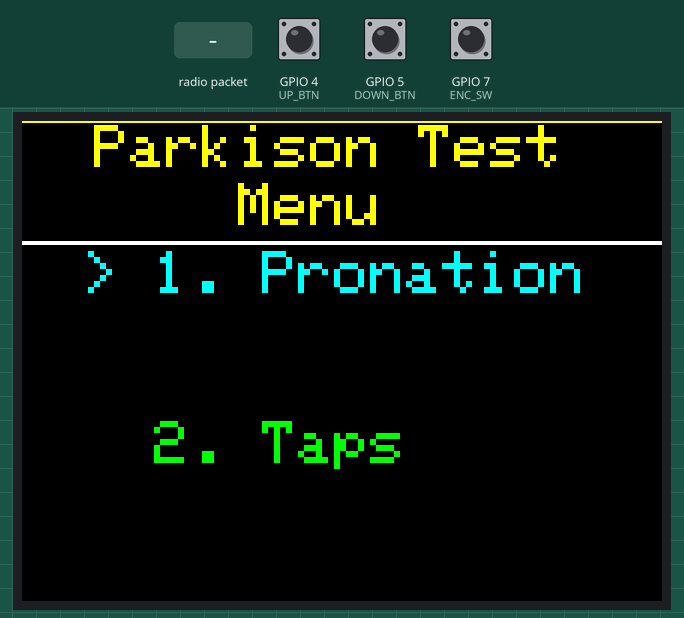
Bench run of a sketch on a simulated ESP32-S3. Parts: 320×240 colour display. The test bench sets the inputs (shaded band); at power-on: GPIO 7 (ENC_SW) HIGH, GPIO 5 (DOWN_BTN) HIGH, GPIO 4 (UP_BTN) HIGH. Storage starts empty; what the sketch prints to the serial monitor is not drawn.

Above: at 3.5 s.
3.6 s: GPIO 7 (ENC_SW) pulled LOW for 0.15 s
At 5.3 s:
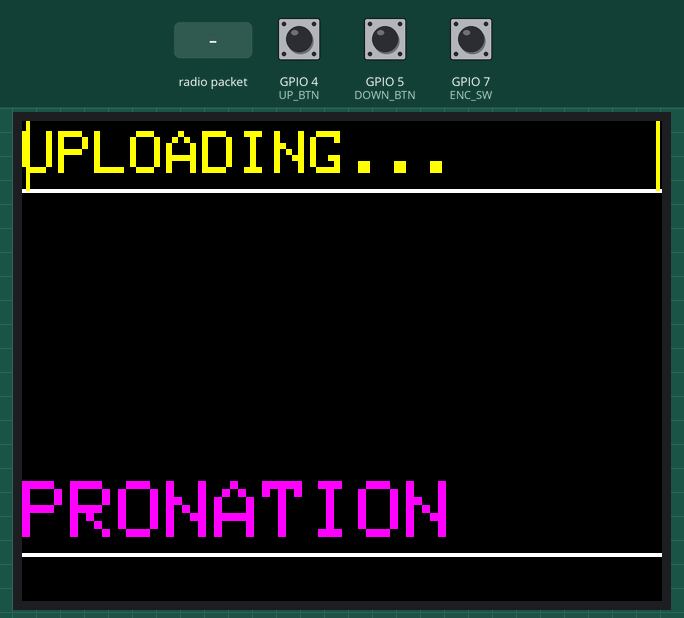
6.2 s: radio packet "SEND_FILE" arrives
At 6.7 s:
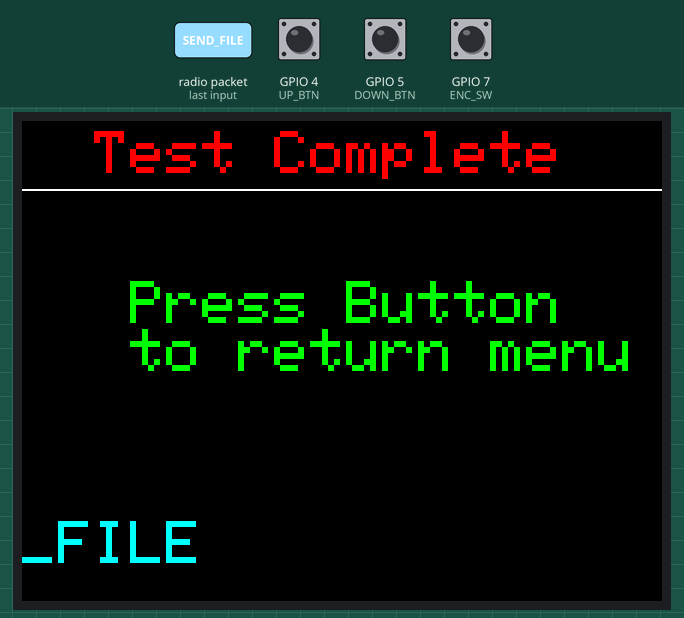
7.8 s: radio packet "CLEAR_FILE" arrives
At 8.7 s:
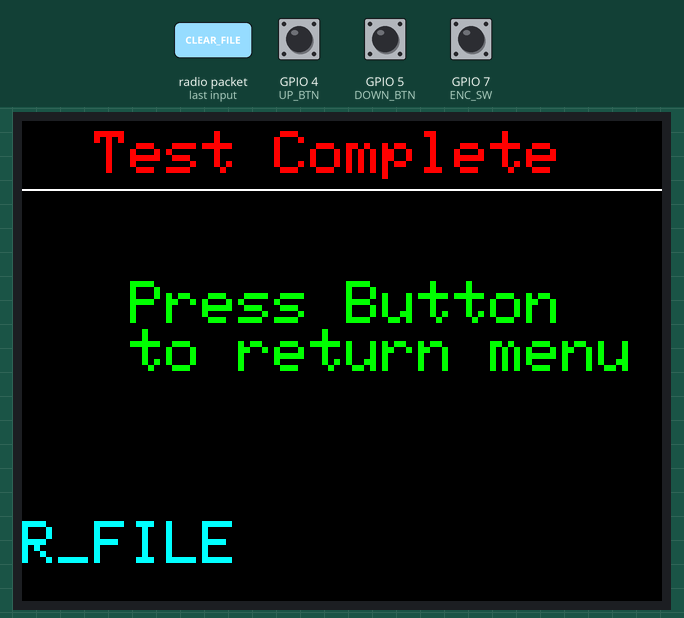
9.4 s: GPIO 7 (ENC_SW) pulled LOW for 1 s
At 10.2 s:
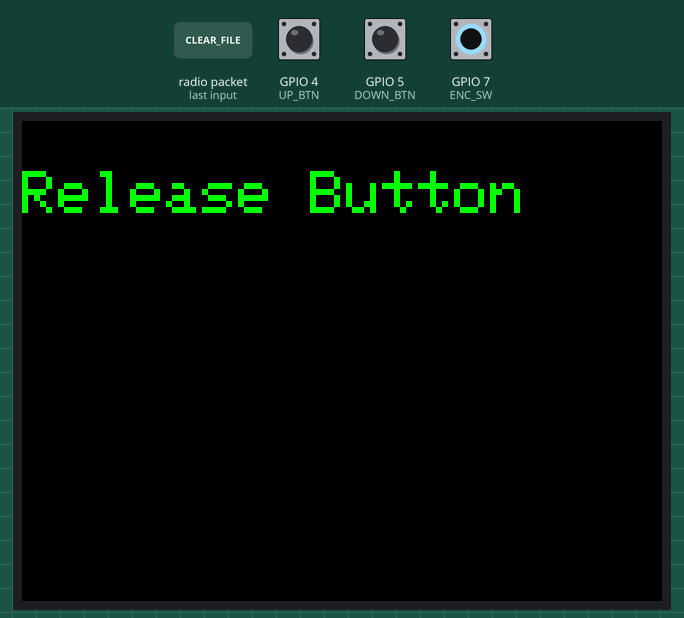
12.0 s: GPIO 5 (DOWN_BTN) pulled LOW for 0.15 s
At 12.9 s:
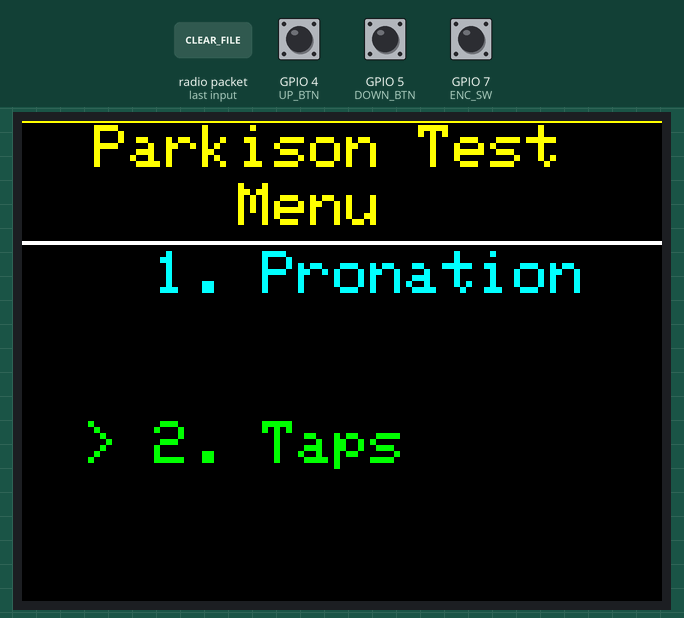
13.7 s: radio packet "1" arrives
At 14.9 s:
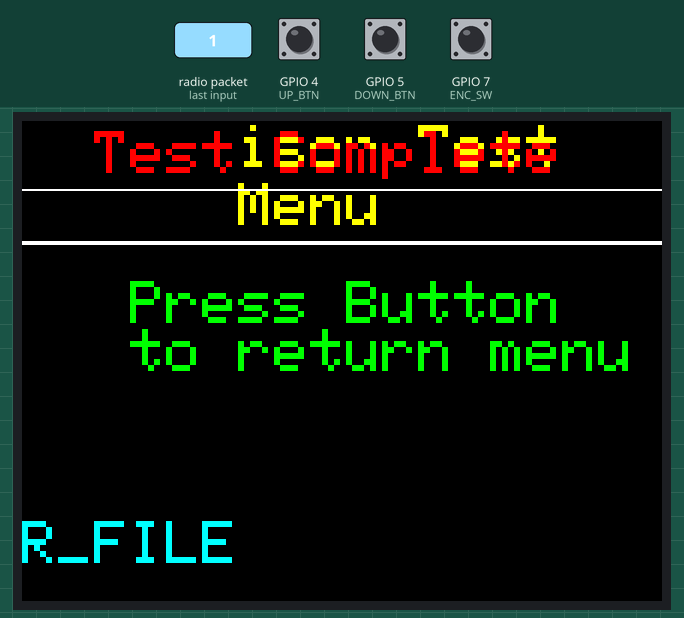
Timing chart, 0 to 16.3 s (numbered marks = the images above; inputs shaded):
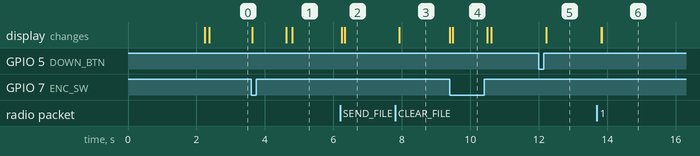

The sketch:

pawd_data_import.ino
```cpp
//160x128 screen
//Size 1 10pixels_offsetfory Max_12lines 6 pixels_offsetforx
//Size 2 20pixels_offsetfory Max_8lines  12 pixels_offsetforx
//Size 3 28pixels_offsetfory Max_5lines  18 pixels_offsetforx
//Size 4 36pixels_offsetfory Max_4lines  24 pixels_offsetforx

#include <esp_now.h>
#include <WiFi.h>
#include <Adafruit_GFX.h>
#include <Adafruit_ST7789.h>
#include <SPI.h>
#include "SPIFFS.h"          // <-- ADD: for file system

// Verified Pinout for NHD-2.4-240320CF & ESP32-S3
#define TFT_CS     14
#define TFT_RST    17
#define TFT_DC     15
#define TFT_MOSI   11
#define TFT_SCLK   12

// Button Definitions
#define ENC_SW   7
#define UP_BTN   4
#define DOWN_BTN 5

Adafruit_ST7789 tft = Adafruit_ST7789(TFT_CS, TFT_DC, TFT_RST);

int selection = 0;
int lastSelection = -1;
String choice = "Picked: Pronation!";
bool isMenuDrawn = false;
int screenclear = 0;
bool dataLoggedForTest = false;

unsigned long lastAnimTime = 0; //none blocking wait not using delay()
int dotCount = 0;
const int animInterval = 500; // Speed of dots in milliseconds

//uint8_t broadcastAddress[] = {0xE0, 0x72, 0xA1, 0x6B, 0x2F, 0xF4}; //mini
uint8_t broadcastAddress[] = {0x20, 0xE7, 0xC8, 0xAD, 0xC0, 0x8C}; //wroom mac address confirmed

typedef struct struct_message {
    int stateID;
    char payload[32];
} struct_message;

struct_message myData;
struct_message incomingData;

enum State { CHOICE, SENDING_CMD, WAITING, RECEIVED };
State currentState = CHOICE;

// --- Helper Functions ---

void updateTFT(String header, String body, uint16_t color) {
  tft.fillScreen(ST77XX_BLACK);
  tft.setCursor(0, 5);
  tft.setTextColor(ST77XX_YELLOW);
  tft.setTextSize(3);
  tft.println(header);
  tft.drawFastHLine(0, 34, 320, ST77XX_WHITE);
  tft.drawFastHLine(0, 35, 320, ST77XX_WHITE);

  tft.drawFastVLine(2, 0, 35, ST77XX_YELLOW);
  tft.drawFastVLine(3, 0, 35, ST77XX_YELLOW);
  tft.drawFastVLine(318, 0, 35, ST77XX_YELLOW);
  tft.drawFastVLine(317, 0, 35, ST77XX_YELLOW);

  tft.setCursor(0, 180);
  tft.setTextColor(color,ST77XX_BLACK);
  tft.setTextSize(4);
  tft.println(body);
  tft.drawFastHLine(0, 216, 320, ST77XX_WHITE);
  tft.drawFastHLine(0, 217, 320, ST77XX_WHITE);
}

void printLine(uint8_t size, int16_t x, int16_t y, uint16_t textcolor, uint16_t background, String label, uint8_t itemIndex, bool menu, int selection) {
    tft.setTextColor(textcolor, background);
    tft.setTextSize(size);
    tft.setCursor(x, y);
    if(menu == true){
      if (selection == itemIndex) tft.print("> ");
      else tft.print("  ");
      tft.print(label);
    } else {
      tft.print(label);
    }
}

// --- File Transfer Function (USB serial) ---
// <-- ADD: sends file over USB serial
void sendFile(String path) {
    File file = SPIFFS.open(path, FILE_READ);
    if (!file) {
        Serial.println("!ERROR: File not found");
        return;
    }

    Serial.print("!FILE_SIZE:");
    Serial.println(file.size());
    delay(50);

    uint8_t buffer[128];
    size_t bytesRead;
    while ((bytesRead = file.read(buffer, sizeof(buffer))) > 0) {
        Serial.write(buffer, bytesRead);
        delay(5);
    }
    file.close();

    Serial.println("!EOF");
}

// --- ESP-NOW Callbacks ---

void OnDataSent(const wifi_tx_info_t *tx_info, esp_now_send_status_t status) {
  if (status != ESP_NOW_SEND_SUCCESS) {
    Serial.println("Delivery Failed");
    currentState = CHOICE;
  }
}

void OnDataRecv(const esp_now_recv_info_t *recv_info, const uint8_t *incomingDataRaw, int len) {
  memcpy(&incomingData, incomingDataRaw, sizeof(incomingData));
  tft.fillScreen(ST77XX_BLACK);
  currentState = RECEIVED;
}

// --- Setup ---

void setup() {
  Serial.begin(115200);

  SPI.begin(TFT_SCLK, -1, TFT_MOSI, TFT_CS);
  tft.init(240, 320);
  tft.setRotation(3);
  tft.invertDisplay(true);
  updateTFT("       PAWD"," Initializing" ,ST77XX_YELLOW);
  delay(2000);
  tft.fillScreen(ST77XX_BLACK);

  // <-- ADD: Mount SPIFFS
  if (!SPIFFS.begin(true)) {
      Serial.println("SPIFFS Mount Failed");
  } else {
      Serial.println("SPIFFS ready");
  }

  // <-- ADD: Print ready message for Python script
  Serial.println("!SYSTEM: Ready. Send SEND_FILE to start transfer.");

  WiFi.mode(WIFI_STA);
  if (esp_now_init() != ESP_OK) return;

  esp_now_register_send_cb(OnDataSent);
  esp_now_register_recv_cb(OnDataRecv);

  esp_now_peer_info_t peerInfo = {};
  memcpy(peerInfo.peer_addr, broadcastAddress, 6);
  peerInfo.encrypt = false;
  esp_now_add_peer(&peerInfo);

  // Set pins to Input Pullup
  pinMode(ENC_SW, INPUT_PULLUP);
  pinMode(UP_BTN, INPUT_PULLUP);
  pinMode(DOWN_BTN, INPUT_PULLUP);
}

// --- Main Loop ---

void loop() {
  // <-- ADD: Check for serial command (file transfer)
  if (Serial.available()) {
      String command = Serial.readStringUntil('\n');
      command.trim();
      if (command == "SEND_FILE") {
          sendFile("/data.txt");   // send the logged data file
          // Return to main loop; display may be temporarily interrupted
      }
      if (command == "CLEAR_FILE") {
        if (SPIFFS.remove("/data.txt")) {
          Serial.println("!FILE DELETED");
        } else {
          Serial.println("!ERROR: File not found or could not be deleted");
      }
}
  }

  switch (currentState) {
    case CHOICE:{
      if(!isMenuDrawn){
        tft.drawFastHLine(0, 0, 320, ST77XX_YELLOW);
        printLine(3, 0, 2, ST77XX_YELLOW, ST77XX_BLACK, "  Parkison Test ", 0, false, selection);
        printLine(3, 0, 31, ST77XX_YELLOW, ST77XX_BLACK, "      Menu", 0, false, selection);
        tft.drawFastHLine(0, 60, 320, ST77XX_WHITE);
        tft.drawFastHLine(0, 61, 320, ST77XX_WHITE);

      // Check UP Button - Moves selection UP (towards 0)
        if (digitalRead(UP_BTN) == LOW) {
          if (selection > 0) {
            choice = "Picked: Pronation!";
            selection--;
          }
          delay(200); // Debounce to prevent multi-trigger
        }

      // Check DOWN Button - Moves selection DOWN (towards 1)
        if (digitalRead(DOWN_BTN) == LOW) {
          if (selection < 1) {
            selection++;
            choice = "Picked: Taps!";
          }
          delay(200); // Debounce to prevent multi-trigger
        }

      // Only Redraw if selection actually changed
        if (selection != lastSelection) {
          // We redraw BOTH lines so the old ">" disappears and the new one appears
          printLine(3, 30, 65, 0x07FF/*ST77XX_RED*/, ST77XX_BLACK, "1. Pronation", 0, true, selection); //IF you do red gives cyan instead so find color code of cyan to get red
          printLine(3, 30, 150, ST77XX_GREEN, ST77XX_BLACK, "2. Taps", 1, true, selection); //green give purple
          lastSelection = selection;
        }

      // Confirm Selection with Center Switch
        if (digitalRead(ENC_SW) == LOW) {
          tft.fillRect(0, 200, 320, 28, ST77XX_GREEN);
          printLine(2, 10, 205, ST77XX_WHITE, ST77XX_GREEN, choice, 1, false, selection);

          if(selection == 0) strcpy(myData.payload, "PRONATION");
          else strcpy(myData.payload, "TAP");

          currentState = SENDING_CMD;
          delay(1000);
          tft.fillScreen(ST77XX_BLACK);
          isMenuDrawn = true;
        }

    }
    else {
        // --- NON-BLOCKING WAITING ANIMATION ---
        if(screenclear == 0){
          tft.fillScreen(ST77XX_BLACK);
          screenclear =1;

        }
        if (millis() - lastAnimTime >= animInterval) {
          lastAnimTime = millis();
          dotCount++;
          if (dotCount > 3) dotCount = 0;

          // Clear the small area for dots or redraw the text
          tft.setCursor(0, 5);
          tft.setTextColor(ST77XX_YELLOW, ST77XX_BLACK);
          tft.setTextSize(3);

          String waitText = "Waiting";
          for(int i=0; i < dotCount; i++) waitText += ".";

          // Print spaces at the end to "erase" old dots
          while(waitText.length() < 10) waitText += " ";

          tft.println(waitText);

          tft.drawFastHLine(0, 34, 320, ST77XX_WHITE);
          tft.drawFastHLine(0, 35, 320, ST77XX_WHITE);
        }
      }
      break;
    }
    case SENDING_CMD:{
      dataLoggedForTest = false; // RESET FLAG
      updateTFT("UPLOADING...", myData.payload, ST77XX_MAGENTA);
      delay(1000);
      esp_now_send(broadcastAddress, (uint8_t *) &myData, sizeof(myData));
      currentState = WAITING;
      break;
    }

    case WAITING: break;

    case RECEIVED:{
       isMenuDrawn = false;
       screenclear =0;
       tft.setCursor(0, 5);
       tft.setTextColor(ST77XX_RED);
       tft.setTextSize(3);
       tft.println("  Test Complete");
       tft.drawFastHLine(0, 34, 320, ST77XX_WHITE);

       tft.setCursor(0, 200);
       tft.setTextColor(ST77XX_CYAN);
       tft.setTextSize(3);
       tft.println(String(incomingData.payload));

       // Write to file only if this is the first result of this test
       if (!dataLoggedForTest) {
         File dataFile = SPIFFS.open("/data.txt", FILE_APPEND);
         if (dataFile) {
           dataFile.print(millis());
           dataFile.print(": ");
           dataFile.println(incomingData.payload);
           dataFile.close();
           Serial.println("Data saved to /data.txt");
           dataLoggedForTest = true;        // prevent further writes
         } else {
           Serial.println("Failed to open /data.txt for writing");
         }
       }

       tft.setCursor(0, 80);
       tft.setTextSize(3);
       tft.setTextColor(ST77XX_GREEN);
       tft.println("   Press Button");
       tft.println("   to return menu");

       if (digitalRead(ENC_SW) == LOW) {
          tft.fillScreen(ST77XX_BLACK);
          while(digitalRead(ENC_SW) == LOW){
            tft.setCursor(0, 25);
            tft.println("Release Button");
          }
          lastSelection = -1;
          delay(100);
          tft.fillScreen(ST77XX_BLACK);
          currentState = CHOICE;
       }
       break;
    }
  }
}
```

Measured:
- after the input at 3.6 s, the display: first changes at once (image 1 shows a later state)
- after the input at 6.2 s, the display: first changes at once (image 2 shows a later state)
- after the input at 7.8 s, the display: first changes after 0.12 s (image 3 shows a later state)
- after the input at 9.4 s, the display: first changes at once (image 4 shows a later state)
- after the input at 12.0 s, the display: changes after 0.22 s (image 5)
- after the input at 13.7 s, the display: first changes after 0.13 s (image 6 shows a later state)
